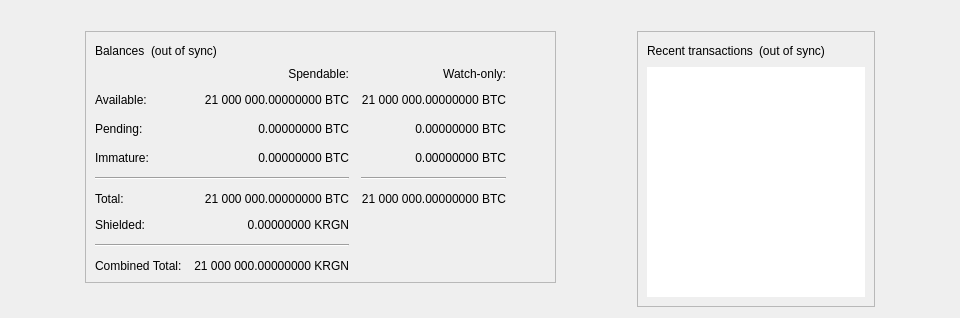
<?xml version="1.0" encoding="UTF-8"?>
<ui version="4.0">
 <class>OverviewPage</class>
 <widget class="QWidget" name="OverviewPage">
  <property name="geometry">
   <rect>
    <x>0</x>
    <y>0</y>
    <width>798</width>
    <height>318</height>
   </rect>
  </property>
  <property name="minimumSize">
   <size>
    <width>960</width>
    <height>0</height>
   </size>
  </property>
  <property name="windowTitle">
   <string>Form</string>
  </property>
  <layout class="QVBoxLayout" name="topLayout">
   <item>
    <widget class="QLabel" name="labelAlerts">
     <property name="visible">
      <bool>false</bool>
     </property>
     <property name="wordWrap">
      <bool>true</bool>
     </property>
     <property name="margin">
      <number>3</number>
     </property>
     <property name="textInteractionFlags">
      <set>Qt::TextSelectableByMouse</set>
     </property>
    </widget>
   </item>
   <item>
    <layout class="QHBoxLayout" name="horizontalLayout" stretch="1,0,1,0,1">
     <item>
      <spacer name="horizontalSpacerLeft">
       <property name="orientation">
        <enum>Qt::Horizontal</enum>
       </property>
       <property name="sizeType">
        <enum>QSizePolicy::Preferred</enum>
       </property>
       <property name="sizeHint" stdset="0">
        <size>
         <width>10</width>
         <height>20</height>
        </size>
       </property>
      </spacer>
     </item>
     <item>
      <layout class="QVBoxLayout" name="verticalLayout_2">
       <item>
        <widget class="QFrame" name="frame">
         <property name="frameShape">
          <enum>QFrame::StyledPanel</enum>
         </property>
         <property name="frameShadow">
          <enum>QFrame::Raised</enum>
         </property>
         <layout class="QVBoxLayout" name="verticalLayout_4">
          <item>
           <layout class="QHBoxLayout" name="horizontalLayout_4">
            <item>
             <widget class="QLabel" name="label_5">
              <property name="text">
               <string>Balances</string>
              </property>
             </widget>
            </item>
            <item>
             <widget class="QLabel" name="labelWalletStatus">
              <property name="toolTip">
               <string>The displayed information may be out of date. Your wallet automatically synchronizes with the Kerrigan network after a connection is established, but this process has not completed yet.</string>
              </property>
              <property name="text">
               <string notr="true">(out of sync)</string>
              </property>
              <property name="alignment">
               <set>Qt::AlignLeading|Qt::AlignLeft|Qt::AlignVCenter</set>
              </property>
             </widget>
            </item>
            <item>
             <spacer name="horizontalSpacer_3">
              <property name="orientation">
               <enum>Qt::Horizontal</enum>
              </property>
              <property name="sizeHint" stdset="0">
               <size>
                <width>40</width>
                <height>20</height>
               </size>
              </property>
             </spacer>
            </item>
           </layout>
          </item>
          <item>
           <layout class="QGridLayout" name="gridLayout">
            <property name="spacing">
             <number>12</number>
            </property>
            <item row="2" column="2">
             <widget class="QLabel" name="labelWatchPending">
              <property name="cursor">
               <cursorShape>IBeamCursor</cursorShape>
              </property>
              <property name="toolTip">
               <string>Unconfirmed transactions to watch-only addresses</string>
              </property>
              <property name="text">
               <string notr="true">0.00000000 BTC</string>
              </property>
              <property name="alignment">
               <set>Qt::AlignRight|Qt::AlignTrailing|Qt::AlignVCenter</set>
              </property>
              <property name="textInteractionFlags">
               <set>Qt::LinksAccessibleByMouse|Qt::TextSelectableByKeyboard|Qt::TextSelectableByMouse</set>
              </property>
             </widget>
            </item>
            <item row="2" column="1">
             <widget class="QLabel" name="labelUnconfirmed">
              <property name="cursor">
               <cursorShape>IBeamCursor</cursorShape>
              </property>
              <property name="toolTip">
               <string>Total of transactions that have yet to be confirmed, and do not yet count toward the spendable balance</string>
              </property>
              <property name="text">
               <string notr="true">0.00000000 BTC</string>
              </property>
              <property name="alignment">
               <set>Qt::AlignRight|Qt::AlignTrailing|Qt::AlignVCenter</set>
              </property>
              <property name="textInteractionFlags">
               <set>Qt::LinksAccessibleByMouse|Qt::TextSelectableByKeyboard|Qt::TextSelectableByMouse</set>
              </property>
             </widget>
            </item>
            <item row="3" column="2">
             <widget class="QLabel" name="labelWatchImmature">
              <property name="cursor">
               <cursorShape>IBeamCursor</cursorShape>
              </property>
              <property name="toolTip">
               <string>Mined balance in watch-only addresses that has not yet matured</string>
              </property>
              <property name="text">
               <string notr="true">0.00000000 BTC</string>
              </property>
              <property name="alignment">
               <set>Qt::AlignRight|Qt::AlignTrailing|Qt::AlignVCenter</set>
              </property>
              <property name="textInteractionFlags">
               <set>Qt::LinksAccessibleByMouse|Qt::TextSelectableByKeyboard|Qt::TextSelectableByMouse</set>
              </property>
             </widget>
            </item>
            <item row="4" column="0" colspan="2">
             <widget class="Line" name="lineSpendableBalance">
              <property name="orientation">
               <enum>Qt::Horizontal</enum>
              </property>
             </widget>
            </item>
            <item row="4" column="2">
             <widget class="Line" name="lineWatchBalance">
              <property name="sizePolicy">
               <sizepolicy hsizetype="Preferred" vsizetype="Fixed">
                <horstretch>0</horstretch>
                <verstretch>0</verstretch>
               </sizepolicy>
              </property>
              <property name="minimumSize">
               <size>
                <width>140</width>
                <height>0</height>
               </size>
              </property>
              <property name="orientation">
               <enum>Qt::Horizontal</enum>
              </property>
             </widget>
            </item>
            <item row="5" column="0">
             <widget class="QLabel" name="labelTotalText">
              <property name="text">
               <string>Total:</string>
              </property>
             </widget>
            </item>
            <item row="3" column="1">
             <widget class="QLabel" name="labelImmature">
              <property name="cursor">
               <cursorShape>IBeamCursor</cursorShape>
              </property>
              <property name="toolTip">
               <string>Mined balance that has not yet matured</string>
              </property>
              <property name="text">
               <string notr="true">0.00000000 BTC</string>
              </property>
              <property name="alignment">
               <set>Qt::AlignRight|Qt::AlignTrailing|Qt::AlignVCenter</set>
              </property>
              <property name="textInteractionFlags">
               <set>Qt::LinksAccessibleByMouse|Qt::TextSelectableByKeyboard|Qt::TextSelectableByMouse</set>
              </property>
             </widget>
            </item>
            <item row="2" column="3">
             <spacer name="horizontalSpacer_2">
              <property name="orientation">
               <enum>Qt::Horizontal</enum>
              </property>
              <property name="sizeHint" stdset="0">
               <size>
                <width>40</width>
                <height>20</height>
               </size>
              </property>
             </spacer>
            </item>
            <item row="3" column="0">
             <widget class="QLabel" name="labelImmatureText">
              <property name="text">
               <string>Immature:</string>
              </property>
             </widget>
            </item>
            <item row="5" column="1">
             <widget class="QLabel" name="labelTotal">
              <property name="cursor">
               <cursorShape>IBeamCursor</cursorShape>
              </property>
              <property name="toolTip">
               <string>Your current total balance</string>
              </property>
              <property name="text">
               <string notr="true">21 000 000.00000000 BTC</string>
              </property>
              <property name="alignment">
               <set>Qt::AlignRight|Qt::AlignTrailing|Qt::AlignVCenter</set>
              </property>
              <property name="textInteractionFlags">
               <set>Qt::LinksAccessibleByMouse|Qt::TextSelectableByKeyboard|Qt::TextSelectableByMouse</set>
              </property>
             </widget>
            </item>
            <item row="5" column="2">
             <widget class="QLabel" name="labelWatchTotal">
              <property name="cursor">
               <cursorShape>IBeamCursor</cursorShape>
              </property>
              <property name="toolTip">
               <string>Current total balance in watch-only addresses</string>
              </property>
              <property name="text">
               <string notr="true">21 000 000.00000000 BTC</string>
              </property>
              <property name="alignment">
               <set>Qt::AlignRight|Qt::AlignTrailing|Qt::AlignVCenter</set>
              </property>
              <property name="textInteractionFlags">
               <set>Qt::LinksAccessibleByMouse|Qt::TextSelectableByKeyboard|Qt::TextSelectableByMouse</set>
              </property>
             </widget>
            </item>
            <item row="0" column="2">
             <widget class="QLabel" name="labelWatchonly">
              <property name="text">
               <string>Watch-only:</string>
              </property>
              <property name="alignment">
               <set>Qt::AlignRight|Qt::AlignTrailing|Qt::AlignVCenter</set>
              </property>
             </widget>
            </item>
            <item row="1" column="0">
             <widget class="QLabel" name="labelBalanceText">
              <property name="text">
               <string>Available:</string>
              </property>
             </widget>
            </item>
            <item row="1" column="1">
             <widget class="QLabel" name="labelBalance">
              <property name="cursor">
               <cursorShape>IBeamCursor</cursorShape>
              </property>
              <property name="toolTip">
               <string>Your current spendable balance</string>
              </property>
              <property name="text">
               <string notr="true">21 000 000.00000000 BTC</string>
              </property>
              <property name="alignment">
               <set>Qt::AlignRight|Qt::AlignTrailing|Qt::AlignVCenter</set>
              </property>
              <property name="textInteractionFlags">
               <set>Qt::LinksAccessibleByMouse|Qt::TextSelectableByKeyboard|Qt::TextSelectableByMouse</set>
              </property>
             </widget>
            </item>
            <item row="1" column="2">
             <widget class="QLabel" name="labelWatchAvailable">
              <property name="cursor">
               <cursorShape>IBeamCursor</cursorShape>
              </property>
              <property name="toolTip">
               <string>Your current balance in watch-only addresses</string>
              </property>
              <property name="text">
               <string notr="true">21 000 000.00000000 BTC</string>
              </property>
              <property name="alignment">
               <set>Qt::AlignRight|Qt::AlignTrailing|Qt::AlignVCenter</set>
              </property>
              <property name="textInteractionFlags">
               <set>Qt::LinksAccessibleByMouse|Qt::TextSelectableByKeyboard|Qt::TextSelectableByMouse</set>
              </property>
             </widget>
            </item>
            <item row="2" column="0">
             <widget class="QLabel" name="labelPendingText">
              <property name="text">
               <string>Pending:</string>
              </property>
             </widget>
            </item>
            <item row="0" column="1">
             <widget class="QLabel" name="labelSpendable">
              <property name="text">
               <string>Spendable:</string>
              </property>
              <property name="alignment">
               <set>Qt::AlignRight|Qt::AlignTrailing|Qt::AlignVCenter</set>
              </property>
             </widget>
            </item>
            <item row="6" column="0">
             <widget class="QLabel" name="labelShieldedText">
              <property name="text">
               <string>Shielded:</string>
              </property>
             </widget>
            </item>
            <item row="6" column="1">
             <widget class="QLabel" name="labelShieldedBalance">
              <property name="cursor">
               <cursorShape>IBeamCursor</cursorShape>
              </property>
              <property name="toolTip">
               <string>Your current shielded (private) balance</string>
              </property>
              <property name="text">
               <string notr="true">0.00000000 KRGN</string>
              </property>
              <property name="alignment">
               <set>Qt::AlignRight|Qt::AlignTrailing|Qt::AlignVCenter</set>
              </property>
              <property name="textInteractionFlags">
               <set>Qt::LinksAccessibleByMouse|Qt::TextSelectableByKeyboard|Qt::TextSelectableByMouse</set>
              </property>
             </widget>
            </item>
            <item row="7" column="0" colspan="2">
             <widget class="Line" name="lineCombinedBalance">
              <property name="orientation">
               <enum>Qt::Horizontal</enum>
              </property>
             </widget>
            </item>
            <item row="8" column="0">
             <widget class="QLabel" name="labelCombinedTotalText">
              <property name="text">
               <string>Combined Total:</string>
              </property>
             </widget>
            </item>
            <item row="8" column="1">
             <widget class="QLabel" name="labelCombinedTotal">
              <property name="cursor">
               <cursorShape>IBeamCursor</cursorShape>
              </property>
              <property name="toolTip">
               <string>Total of transparent and shielded balances</string>
              </property>
              <property name="text">
               <string notr="true">21 000 000.00000000 KRGN</string>
              </property>
              <property name="alignment">
               <set>Qt::AlignRight|Qt::AlignTrailing|Qt::AlignVCenter</set>
              </property>
              <property name="textInteractionFlags">
               <set>Qt::LinksAccessibleByMouse|Qt::TextSelectableByKeyboard|Qt::TextSelectableByMouse</set>
              </property>
             </widget>
            </item>
           </layout>
          </item>
         </layout>
        </widget>
       </item>
       <item>
        <spacer name="verticalSpacer">
         <property name="orientation">
          <enum>Qt::Vertical</enum>
         </property>
         <property name="sizeHint" stdset="0">
          <size>
           <width>20</width>
           <height>40</height>
          </size>
         </property>
        </spacer>
       </item>
      </layout>
     </item>
     <item>
      <spacer name="horizontalSpacerCenter">
       <property name="orientation">
        <enum>Qt::Horizontal</enum>
       </property>
       <property name="sizeHint" stdset="0">
        <size>
         <width>10</width>
         <height>20</height>
        </size>
       </property>
      </spacer>
     </item>
     <item>
      <layout class="QVBoxLayout" name="verticalLayout_3">
       <item>
        <widget class="QFrame" name="frame_2">
         <property name="frameShape">
          <enum>QFrame::StyledPanel</enum>
         </property>
         <property name="frameShadow">
          <enum>QFrame::Raised</enum>
         </property>
         <layout class="QVBoxLayout" name="verticalLayout">
          <item>
           <layout class="QHBoxLayout" name="horizontalLayout_2">
            <item>
             <widget class="QLabel" name="label_4">
              <property name="text">
               <string>Recent transactions</string>
              </property>
             </widget>
            </item>
            <item>
             <widget class="QLabel" name="labelTransactionsStatus">
              <property name="toolTip">
               <string>The displayed information may be out of date. Your wallet automatically synchronizes with the Kerrigan network after a connection is established, but this process has not completed yet.</string>
              </property>
              <property name="text">
               <string notr="true">(out of sync)</string>
              </property>
              <property name="alignment">
               <set>Qt::AlignLeading|Qt::AlignLeft|Qt::AlignVCenter</set>
              </property>
             </widget>
            </item>
            <item>
             <spacer name="horizontalSpacer">
              <property name="orientation">
               <enum>Qt::Horizontal</enum>
              </property>
              <property name="sizeHint" stdset="0">
               <size>
                <width>40</width>
                <height>20</height>
               </size>
              </property>
             </spacer>
            </item>
           </layout>
          </item>
          <item>
           <widget class="TransactionOverviewWidget" name="listTransactions">
            <property name="frameShape">
             <enum>QFrame::NoFrame</enum>
            </property>
            <property name="verticalScrollBarPolicy">
             <enum>Qt::ScrollBarAlwaysOff</enum>
            </property>
            <property name="horizontalScrollBarPolicy">
             <enum>Qt::ScrollBarAlwaysOff</enum>
            </property>
            <property name="sizeAdjustPolicy">
             <enum>QAbstractScrollArea::AdjustToContents</enum>
            </property>
            <property name="selectionMode">
             <enum>QAbstractItemView::NoSelection</enum>
            </property>
            <property name="uniformItemSizes">
             <bool>true</bool>
            </property>
           </widget>
          </item>
         </layout>
        </widget>
       </item>
      </layout>
     </item>
     <item>
      <spacer name="horizontalSpacerRight">
       <property name="orientation">
        <enum>Qt::Horizontal</enum>
       </property>
       <property name="sizeType">
        <enum>QSizePolicy::Preferred</enum>
       </property>
       <property name="sizeHint" stdset="0">
        <size>
         <width>10</width>
         <height>20</height>
        </size>
       </property>
      </spacer>
     </item>
    </layout>
   </item>
  </layout>
 </widget>
 <customwidgets>
  <customwidget>
   <class>TransactionOverviewWidget</class>
   <extends>QListView</extends>
   <header>qt/transactionoverviewwidget.h</header>
  </customwidget>
 </customwidgets>
 <resources/>
 <connections/>
</ui>
